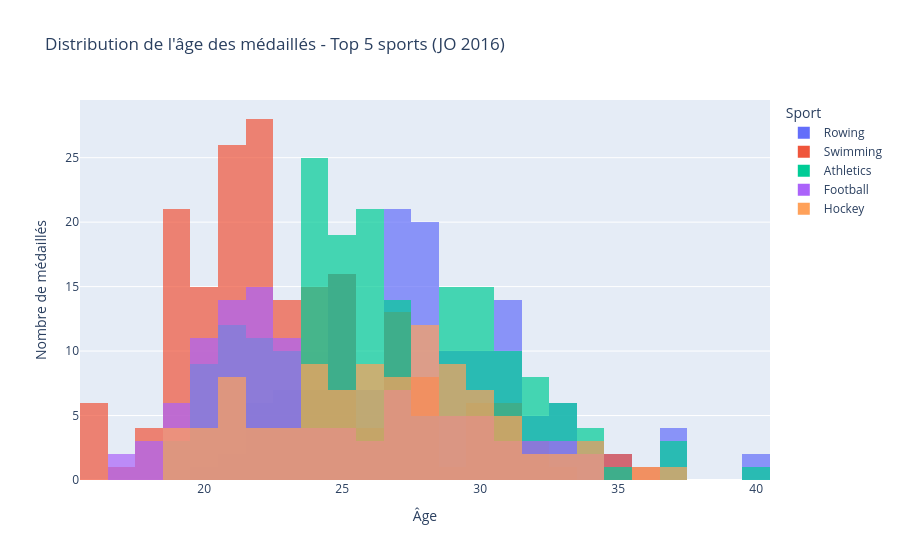

Notebook cell for this chart:
### Code cell
fig = px.histogram(
    df_top5,
    x='Age',
    color='Sport',
    nbins=30,
    title='Distribution de l\'âge des médaillés - Top 5 sports (JO 2016)',
    labels={'Age': 'Âge', 'count': 'Nombre de médaillés'},
    barmode='overlay',
    opacity=0.7
)
fig.update_layout(xaxis_title='Âge', yaxis_title='Nombre de médaillés')
fig.show()

### Figure 1 — Plotly figure (JSON) as saved in the notebook; plotly's stock layout.template omitted (floating-point values rounded to 4 significant figures; data arrays with more than 128 entries replaced by an {"elided": "..."} marker saying what was removed)
{"data": [{"bingroup": "x", "hovertemplate": "Sport=Rowing<br>Âge=%{x}<br>count=%{y}<extra></extra>", "legendgroup": "Rowing", "marker": {"color": "#636efa", "opacity": 0.7, "pattern": {"shape": ""}}, "name": "Rowing", "nbinsx": 30, "orientation": "v", "showlegend": true, "type": "histogram", "x": {"elided": "144 float values"}, "xaxis": "x", "yaxis": "y"}, {"bingroup": "x", "hovertemplate": "Sport=Swimming<br>Âge=%{x}<br>count=%{y}<extra></extra>", "legendgroup": "Swimming", "marker": {"color": "#EF553B", "opacity": 0.7, "pattern": {"shape": ""}}, "name": "Swimming", "nbinsx": 30, "orientation": "v", "showlegend": true, "type": "histogram", "x": {"elided": "191 float values"}, "xaxis": "x", "yaxis": "y"}, {"bingroup": "x", "hovertemplate": "Sport=Athletics<br>Âge=%{x}<br>count=%{y}<extra></extra>", "legendgroup": "Athletics", "marker": {"color": "#00cc96", "opacity": 0.7, "pattern": {"shape": ""}}, "name": "Athletics", "nbinsx": 30, "orientation": "v", "showlegend": true, "type": "histogram", "x": {"elided": "192 float values"}, "xaxis": "x", "yaxis": "y"}, {"bingroup": "x", "hovertemplate": "Sport=Football<br>Âge=%{x}<br>count=%{y}<extra></extra>", "legendgroup": "Football", "marker": {"color": "#ab63fa", "opacity": 0.7, "pattern": {"shape": ""}}, "name": "Football", "nbinsx": 30, "orientation": "v", "showlegend": true, "type": "histogram", "x": [20.0, 30.0, 20.0, 23.0, 26.0, 27.0, 19.0, 33.0, 21.0, 21.0, 30.0, 30.0, 27.0, 27.0, 27.0, 20.0, 20.0, 20.0, 27.0, 19.0, 23.0, 21.0, 29.0, 22.0, 22.0, 22.0, 18.0, 20.0, 22.0, 23.0, 32.0, 18.0, 19.0, 19.0, 22.0, 21.0, 30.0, 21.0, 22.0, 26.0, 23.0, 25.0, 27.0, 26.0, 24.0, 28.0, 20.0, 31.0, 29.0, 30.0, 21.0, 22.0, 33.0, 23.0, 23.0, 20.0, 23.0, 24.0, 22.0, 32.0, 22.0, 20.0, 29.0, 31.0, 22.0, 24.0, 28.0, 27.0, 25.0, 21.0, 21.0, 20.0, 23.0, 28.0, 22.0, 22.0, 22.0, 17.0, 23.0, 21.0, 24.0, 32.0, 28.0, 25.0, 25.0, 29.0, 31.0, 21.0, 29.0, 23.0, 18.0, 33.0, 20.0, 34.0, 19.0, 21.0, 22.0, 17.0, 21.0, 19.0, 21.0, 28.0, 34.0, 21.0, 23.0, 22.0], "xaxis": "x", "yaxis": "y"}, {"bingroup": "x", "hovertemplate": "Sport=Hockey<br>Âge=%{x}<br>count=%{y}<extra></extra>", "legendgroup": "Hockey", "marker": {"color": "#FFA15A", "opacity": 0.7, "pattern": {"shape": ""}}, "name": "Hockey", "nbinsx": 30, "orientation": "v", "showlegend": true, "type": "histogram", "x": [24.0, 24.0, 26.0, 28.0, 26.0, 28.0, 30.0, 29.0, 30.0, 28.0, 25.0, 30.0, 31.0, 27.0, 20.0, 26.0, 29.0, 26.0, 28.0, 24.0, 31.0, 34.0, 25.0, 23.0, 20.0, 26.0, 27.0, 26.0, 28.0, 19.0, 27.0, 30.0, 23.0, 30.0, 29.0, 26.0, 23.0, 27.0, 21.0, 31.0, 19.0, 24.0, 32.0, 22.0, 25.0, 27.0, 24.0, 24.0, 30.0, 24.0, 29.0, 24.0, 29.0, 19.0, 21.0, 29.0, 21.0, 34.0, 30.0, 23.0, 21.0, 27.0, 33.0, 31.0, 32.0, 34.0, 36.0, 31.0, 22.0, 28.0, 21.0, 19.0, 25.0, 20.0, 21.0, 22.0, 25.0, 27.0, 20.0, 28.0, 25.0, 28.0, 33.0, 24.0, 21.0, 26.0, 27.0, 28.0, 28.0, 28.0, 22.0, 29.0, 37.0, 25.0, 21.0, 26.0, 29.0, 28.0, 29.0], "xaxis": "x", "yaxis": "y"}], "layout": {"barmode": "overlay", "legend": {"title": {"text": "Sport"}, "tracegroupgap": 0}, "title": {"text": "Distribution de l'âge des médaillés - Top 5 sports (JO 2016)"}, "xaxis": {"anchor": "y", "domain": [0, 1], "title": {"text": "Âge"}}, "yaxis": {"anchor": "x", "domain": [0, 1], "title": {"text": "Nombre de médaillés"}}}}
